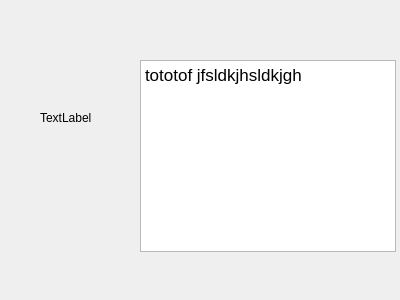
<?xml version="1.0" encoding="UTF-8"?>
<ui version="4.0">
 <class>FormToto</class>
 <widget class="QWidget" name="FormToto">
  <property name="geometry">
   <rect>
    <x>0</x>
    <y>0</y>
    <width>400</width>
    <height>300</height>
   </rect>
  </property>
  <property name="windowTitle">
   <string>Form</string>
  </property>
  <widget class="QLabel" name="label">
   <property name="geometry">
    <rect>
     <x>40</x>
     <y>110</y>
     <width>59</width>
     <height>16</height>
    </rect>
   </property>
   <property name="text">
    <string>TextLabel</string>
   </property>
  </widget>
  <widget class="QTextBrowser" name="textBrowser">
   <property name="geometry">
    <rect>
     <x>140</x>
     <y>60</y>
     <width>256</width>
     <height>192</height>
    </rect>
   </property>
   <property name="html">
    <string>&lt;!DOCTYPE HTML PUBLIC &quot;-//W3C//DTD HTML 4.0//EN&quot; &quot;http://www.w3.org/TR/REC-html40/strict.dtd&quot;&gt;
&lt;html&gt;&lt;head&gt;&lt;meta name=&quot;qrichtext&quot; content=&quot;1&quot; /&gt;&lt;style type=&quot;text/css&quot;&gt;
p, li { white-space: pre-wrap; }
&lt;/style&gt;&lt;/head&gt;&lt;body style=&quot; font-family:'.SF NS Text'; font-size:13pt; font-weight:400; font-style:normal;&quot;&gt;
&lt;p style=&quot; margin-top:0px; margin-bottom:0px; margin-left:0px; margin-right:0px; -qt-block-indent:0; text-indent:0px;&quot;&gt;tototof jfsldkjhsldkjgh&lt;/p&gt;
&lt;p style=&quot;-qt-paragraph-type:empty; margin-top:0px; margin-bottom:0px; margin-left:0px; margin-right:0px; -qt-block-indent:0; text-indent:0px;&quot;&gt;&lt;br /&gt;&lt;/p&gt;&lt;/body&gt;&lt;/html&gt;</string>
   </property>
  </widget>
 </widget>
 <resources/>
 <connections/>
</ui>
